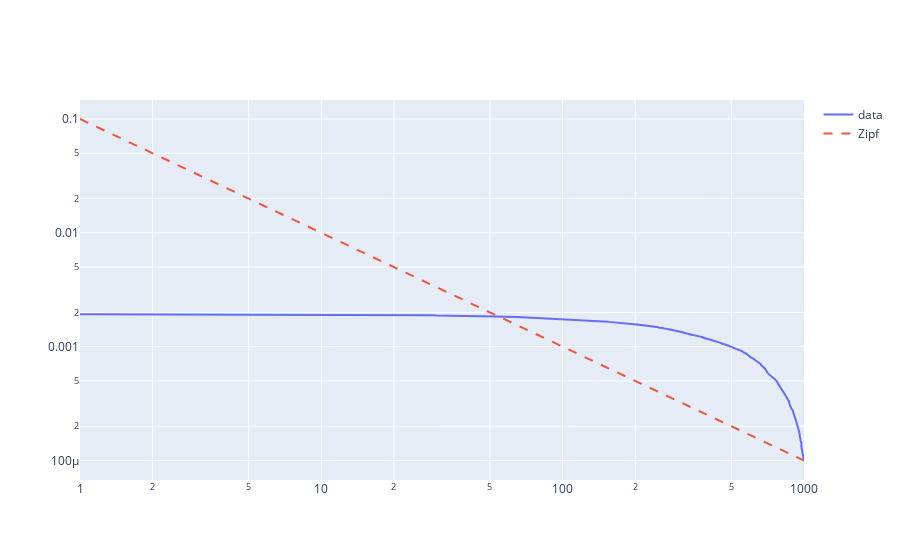

The cell this chart's notebook holds for it:
### Code cell
fig=go.Figure()

x = np.linspace(1,1+len(f),len(f))

fig.add_scatter(x=x, y=np.sort(f)[::-1], name="data")
fig.add_scatter(x=x, y=1e-1/x, line={"dash":"dash"}, name="Zipf")



fig.update_layout({
    "xaxis":{
        "type":"log"
    },
    "yaxis":{
        "type":"log"
    }
})

### Figure 1 — Plotly figure (JSON) as saved in the notebook; plotly's stock layout.template omitted (floating-point values rounded to 4 significant figures; data arrays with more than 128 entries replaced by an {"elided": "..."} marker saying what was removed)
{"data": [{"name": "data", "type": "scatter", "x": {"elided": "1000 float values"}, "y": {"elided": "1000 float values"}}, {"line": {"dash": "dash"}, "name": "Zipf", "type": "scatter", "x": {"elided": "1000 float values"}, "y": {"elided": "1000 float values"}}], "layout": {"autosize": true, "xaxis": {"autorange": true, "range": [0, 3.0], "type": "log"}, "yaxis": {"autorange": true, "range": [-4.172, -0.8331], "type": "log"}}}
